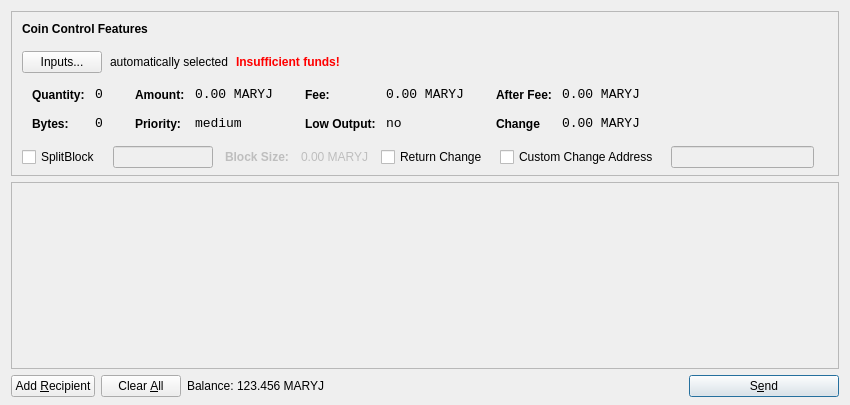
<?xml version="1.0" encoding="UTF-8"?>
<ui version="4.0">
 <class>SendCoinsDialog</class>
 <widget class="QDialog" name="SendCoinsDialog">
  <property name="geometry">
   <rect>
    <x>0</x>
    <y>0</y>
    <width>850</width>
    <height>405</height>
   </rect>
  </property>
  <property name="windowTitle">
   <string>Send Coins</string>
  </property>
  <layout class="QVBoxLayout" name="verticalLayout" stretch="0,1,0">
   <property name="bottomMargin">
    <number>8</number>
   </property>
   <item>
    <widget class="QFrame" name="frameCoinControl">
     <property name="sizePolicy">
      <sizepolicy hsizetype="Expanding" vsizetype="Expanding">
       <horstretch>0</horstretch>
       <verstretch>0</verstretch>
      </sizepolicy>
     </property>
     <property name="maximumSize">
      <size>
       <width>16777215</width>
       <height>16777215</height>
      </size>
     </property>
     <property name="frameShape">
      <enum>QFrame::StyledPanel</enum>
     </property>
     <property name="frameShadow">
      <enum>QFrame::Sunken</enum>
     </property>
     <layout class="QVBoxLayout" name="verticalLayoutCoinControl2">
      <property name="spacing">
       <number>-1</number>
      </property>
      <property name="leftMargin">
       <number>0</number>
      </property>
      <property name="topMargin">
       <number>0</number>
      </property>
      <property name="rightMargin">
       <number>0</number>
      </property>
      <property name="bottomMargin">
       <number>6</number>
      </property>
      <item>
       <layout class="QVBoxLayout" name="verticalLayoutCoinControl" stretch="0,0,0,0,1">
        <property name="spacing">
         <number>0</number>
        </property>
        <property name="leftMargin">
         <number>10</number>
        </property>
        <property name="topMargin">
         <number>10</number>
        </property>
        <item>
         <layout class="QHBoxLayout" name="horizontalLayoutCoinControl1">
          <property name="bottomMargin">
           <number>15</number>
          </property>
          <item>
           <widget class="QLabel" name="labelCoinControlFeatures">
            <property name="sizePolicy">
             <sizepolicy hsizetype="Preferred" vsizetype="Maximum">
              <horstretch>0</horstretch>
              <verstretch>0</verstretch>
             </sizepolicy>
            </property>
            <property name="font">
             <font>
              <weight>75</weight>
              <bold>true</bold>
             </font>
            </property>
            <property name="styleSheet">
             <string notr="true">font-weight:bold;</string>
            </property>
            <property name="text">
             <string>Coin Control Features</string>
            </property>
           </widget>
          </item>
         </layout>
        </item>
        <item>
         <layout class="QHBoxLayout" name="horizontalLayoutCoinControl2" stretch="0,0,0,0">
          <property name="spacing">
           <number>8</number>
          </property>
          <property name="bottomMargin">
           <number>10</number>
          </property>
          <item>
           <widget class="QPushButton" name="pushButtonCoinControl">
            <property name="styleSheet">
             <string notr="true"/>
            </property>
            <property name="text">
             <string>Inputs...</string>
            </property>
           </widget>
          </item>
          <item>
           <widget class="QLabel" name="labelCoinControlAutomaticallySelected">
            <property name="text">
             <string>automatically selected</string>
            </property>
            <property name="margin">
             <number>5</number>
            </property>
           </widget>
          </item>
          <item>
           <widget class="QLabel" name="labelCoinControlInsuffFunds">
            <property name="font">
             <font>
              <weight>75</weight>
              <bold>true</bold>
             </font>
            </property>
            <property name="styleSheet">
             <string notr="true">color:red;font-weight:bold;</string>
            </property>
            <property name="text">
             <string>Insufficient funds!</string>
            </property>
            <property name="margin">
             <number>5</number>
            </property>
           </widget>
          </item>
          <item>
           <spacer name="horizontalSpacerCoinControl">
            <property name="orientation">
             <enum>Qt::Horizontal</enum>
            </property>
            <property name="sizeHint" stdset="0">
             <size>
              <width>40</width>
              <height>1</height>
             </size>
            </property>
           </spacer>
          </item>
         </layout>
        </item>
        <item>
         <widget class="QWidget" name="widgetCoinControl" native="true">
          <property name="sizePolicy">
           <sizepolicy hsizetype="Preferred" vsizetype="Preferred">
            <horstretch>0</horstretch>
            <verstretch>0</verstretch>
           </sizepolicy>
          </property>
          <property name="minimumSize">
           <size>
            <width>0</width>
            <height>0</height>
           </size>
          </property>
          <property name="styleSheet">
           <string notr="true"/>
          </property>
          <layout class="QHBoxLayout" name="horizontalLayoutCoinControl5">
           <property name="margin">
            <number>0</number>
           </property>
           <item>
            <layout class="QHBoxLayout" name="horizontalLayoutCoinControl3" stretch="0,0,0,1">
             <property name="spacing">
              <number>20</number>
             </property>
             <property name="topMargin">
              <number>0</number>
             </property>
             <property name="bottomMargin">
              <number>10</number>
             </property>
             <item>
              <layout class="QFormLayout" name="formLayoutCoinControl1">
               <property name="horizontalSpacing">
                <number>10</number>
               </property>
               <property name="verticalSpacing">
                <number>14</number>
               </property>
               <property name="leftMargin">
                <number>10</number>
               </property>
               <property name="topMargin">
                <number>4</number>
               </property>
               <property name="rightMargin">
                <number>6</number>
               </property>
               <item row="0" column="0">
                <widget class="QLabel" name="labelCoinControlQuantityText">
                 <property name="styleSheet">
                  <string notr="true">font-weight:bold;</string>
                 </property>
                 <property name="text">
                  <string>Quantity:</string>
                 </property>
                 <property name="margin">
                  <number>0</number>
                 </property>
                </widget>
               </item>
               <item row="0" column="1">
                <widget class="QLabel" name="labelCoinControlQuantity">
                 <property name="font">
                  <font>
                   <family>Monospace</family>
                   <pointsize>10</pointsize>
                  </font>
                 </property>
                 <property name="cursor">
                  <cursorShape>IBeamCursor</cursorShape>
                 </property>
                 <property name="contextMenuPolicy">
                  <enum>Qt::ActionsContextMenu</enum>
                 </property>
                 <property name="text">
                  <string>0</string>
                 </property>
                 <property name="margin">
                  <number>0</number>
                 </property>
                 <property name="textInteractionFlags">
                  <set>Qt::LinksAccessibleByMouse|Qt::TextSelectableByKeyboard|Qt::TextSelectableByMouse</set>
                 </property>
                </widget>
               </item>
               <item row="1" column="0">
                <widget class="QLabel" name="labelCoinControlBytesText">
                 <property name="styleSheet">
                  <string notr="true">font-weight:bold;</string>
                 </property>
                 <property name="text">
                  <string>Bytes:</string>
                 </property>
                </widget>
               </item>
               <item row="1" column="1">
                <widget class="QLabel" name="labelCoinControlBytes">
                 <property name="font">
                  <font>
                   <family>Monospace</family>
                   <pointsize>10</pointsize>
                  </font>
                 </property>
                 <property name="cursor">
                  <cursorShape>IBeamCursor</cursorShape>
                 </property>
                 <property name="contextMenuPolicy">
                  <enum>Qt::ActionsContextMenu</enum>
                 </property>
                 <property name="text">
                  <string>0</string>
                 </property>
                 <property name="textInteractionFlags">
                  <set>Qt::LinksAccessibleByMouse|Qt::TextSelectableByKeyboard|Qt::TextSelectableByMouse</set>
                 </property>
                </widget>
               </item>
              </layout>
             </item>
             <item>
              <layout class="QFormLayout" name="formLayoutCoinControl2">
               <property name="horizontalSpacing">
                <number>10</number>
               </property>
               <property name="verticalSpacing">
                <number>14</number>
               </property>
               <property name="leftMargin">
                <number>6</number>
               </property>
               <property name="topMargin">
                <number>4</number>
               </property>
               <property name="rightMargin">
                <number>6</number>
               </property>
               <item row="0" column="0">
                <widget class="QLabel" name="labelCoinControlAmountText">
                 <property name="styleSheet">
                  <string notr="true">font-weight:bold;</string>
                 </property>
                 <property name="text">
                  <string>Amount:</string>
                 </property>
                 <property name="margin">
                  <number>0</number>
                 </property>
                </widget>
               </item>
               <item row="0" column="1">
                <widget class="QLabel" name="labelCoinControlAmount">
                 <property name="font">
                  <font>
                   <family>Monospace</family>
                   <pointsize>10</pointsize>
                  </font>
                 </property>
                 <property name="cursor">
                  <cursorShape>IBeamCursor</cursorShape>
                 </property>
                 <property name="contextMenuPolicy">
                  <enum>Qt::ActionsContextMenu</enum>
                 </property>
                 <property name="text">
                  <string>0.00 MARYJ</string>
                 </property>
                 <property name="textInteractionFlags">
                  <set>Qt::LinksAccessibleByMouse|Qt::TextSelectableByKeyboard|Qt::TextSelectableByMouse</set>
                 </property>
                </widget>
               </item>
               <item row="1" column="0">
                <widget class="QLabel" name="labelCoinControlPriorityText">
                 <property name="styleSheet">
                  <string notr="true">font-weight:bold;</string>
                 </property>
                 <property name="text">
                  <string>Priority:</string>
                 </property>
                </widget>
               </item>
               <item row="1" column="1">
                <widget class="QLabel" name="labelCoinControlPriority">
                 <property name="font">
                  <font>
                   <family>Monospace</family>
                   <pointsize>10</pointsize>
                  </font>
                 </property>
                 <property name="cursor">
                  <cursorShape>IBeamCursor</cursorShape>
                 </property>
                 <property name="contextMenuPolicy">
                  <enum>Qt::ActionsContextMenu</enum>
                 </property>
                 <property name="text">
                  <string>medium</string>
                 </property>
                 <property name="textInteractionFlags">
                  <set>Qt::LinksAccessibleByMouse|Qt::TextSelectableByKeyboard|Qt::TextSelectableByMouse</set>
                 </property>
                </widget>
               </item>
              </layout>
             </item>
             <item>
              <layout class="QFormLayout" name="formLayoutCoinControl3">
               <property name="horizontalSpacing">
                <number>10</number>
               </property>
               <property name="verticalSpacing">
                <number>14</number>
               </property>
               <property name="leftMargin">
                <number>6</number>
               </property>
               <property name="topMargin">
                <number>4</number>
               </property>
               <property name="rightMargin">
                <number>6</number>
               </property>
               <item row="0" column="0">
                <widget class="QLabel" name="labelCoinControlFeeText">
                 <property name="styleSheet">
                  <string notr="true">font-weight:bold;</string>
                 </property>
                 <property name="text">
                  <string>Fee:</string>
                 </property>
                 <property name="margin">
                  <number>0</number>
                 </property>
                </widget>
               </item>
               <item row="0" column="1">
                <widget class="QLabel" name="labelCoinControlFee">
                 <property name="font">
                  <font>
                   <family>Monospace</family>
                   <pointsize>10</pointsize>
                  </font>
                 </property>
                 <property name="cursor">
                  <cursorShape>IBeamCursor</cursorShape>
                 </property>
                 <property name="contextMenuPolicy">
                  <enum>Qt::ActionsContextMenu</enum>
                 </property>
                 <property name="text">
                  <string>0.00 MARYJ</string>
                 </property>
                 <property name="textInteractionFlags">
                  <set>Qt::LinksAccessibleByMouse|Qt::TextSelectableByKeyboard|Qt::TextSelectableByMouse</set>
                 </property>
                </widget>
               </item>
               <item row="1" column="0">
                <widget class="QLabel" name="labelCoinControlLowOutputText">
                 <property name="styleSheet">
                  <string notr="true">font-weight:bold;</string>
                 </property>
                 <property name="text">
                  <string>Low Output:</string>
                 </property>
                </widget>
               </item>
               <item row="1" column="1">
                <widget class="QLabel" name="labelCoinControlLowOutput">
                 <property name="font">
                  <font>
                   <family>Monospace</family>
                   <pointsize>10</pointsize>
                  </font>
                 </property>
                 <property name="cursor">
                  <cursorShape>IBeamCursor</cursorShape>
                 </property>
                 <property name="contextMenuPolicy">
                  <enum>Qt::ActionsContextMenu</enum>
                 </property>
                 <property name="text">
                  <string>no</string>
                 </property>
                 <property name="textInteractionFlags">
                  <set>Qt::LinksAccessibleByMouse|Qt::TextSelectableByKeyboard|Qt::TextSelectableByMouse</set>
                 </property>
                </widget>
               </item>
              </layout>
             </item>
             <item>
              <layout class="QFormLayout" name="formLayoutCoinControl4">
			  <property name="fieldGrowthPolicy">
			  <enum>QFormLayout::AllNonFixedFieldsGrow</enum>
				</property>
               <property name="horizontalSpacing">
                <number>10</number>
               </property>
               <property name="verticalSpacing">
                <number>14</number>
               </property>
               <property name="leftMargin">
                <number>6</number>
               </property>
               <property name="topMargin">
                <number>4</number>
               </property>
               <property name="rightMargin">
                <number>6</number>
               </property>
               <item row="0" column="0">
                <widget class="QLabel" name="labelCoinControlAfterFeeText">
                 <property name="styleSheet">
                  <string notr="true">font-weight:bold;</string>
                 </property>
                 <property name="text">
                  <string>After Fee:</string>
                 </property>
                 <property name="margin">
                  <number>0</number>
                 </property>
                </widget>
               </item>
               <item row="0" column="1">
                <widget class="QLabel" name="labelCoinControlAfterFee">
                 <property name="font">
                  <font>
                   <family>Monospace</family>
                   <pointsize>10</pointsize>
                  </font>
                 </property>
                 <property name="cursor">
                  <cursorShape>IBeamCursor</cursorShape>
                 </property>
                 <property name="contextMenuPolicy">
                  <enum>Qt::ActionsContextMenu</enum>
                 </property>
                 <property name="text">
                  <string>0.00 MARYJ</string>
                 </property>
                 <property name="textInteractionFlags">
                  <set>Qt::LinksAccessibleByMouse|Qt::TextSelectableByKeyboard|Qt::TextSelectableByMouse</set>
                 </property>
                </widget>
               </item>
               <item row="1" column="0">
                <widget class="QLabel" name="labelCoinControlChangeText">
                 <property name="styleSheet">
                  <string notr="true">font-weight:bold;</string>
                 </property>
                 <property name="text">
                  <string>Change</string>
                 </property>
                </widget>
               </item>
               <item row="1" column="1">
                <widget class="QLabel" name="labelCoinControlChange">
                 <property name="font">
                  <font>
                   <family>Monospace</family>
                   <pointsize>10</pointsize>
                  </font>
                 </property>
                 <property name="cursor">
                  <cursorShape>IBeamCursor</cursorShape>
                 </property>
                 <property name="contextMenuPolicy">
                  <enum>Qt::ActionsContextMenu</enum>
                 </property>
                 <property name="text">
                  <string>0.00 MARYJ</string>
                 </property>
                 <property name="textInteractionFlags">
                  <set>Qt::LinksAccessibleByMouse|Qt::TextSelectableByKeyboard|Qt::TextSelectableByMouse</set>
                 </property>
                </widget>
               </item>
              </layout>
             </item>
            </layout>
           </item>
          </layout>
         </widget>
        </item>
        
		<item>
         <layout class="QHBoxLayout" name="horizontalLayoutCoinControl4" stretch="0,0,0,0,0,0,0,0">
          <property name="spacing">
           <number>12</number>
          </property>
          <property name="sizeConstraint">
           <enum>QLayout::SetDefaultConstraint</enum>
          </property>
          <property name="topMargin">
           <number>5</number>
          </property>
          <property name="rightMargin">
           <number>5</number>
          </property>
          <item>
           <widget class="QCheckBox" name="splitBlockCheckBox">
            <property name="text">
             <string>SplitBlock</string>
            </property>
           </widget>
          </item>
          <item>
           <widget class="QLineEdit" name="splitBlockLineEdit">
            <property name="enabled">
             <bool>false</bool>
            </property>
            <property name="sizePolicy">
             <sizepolicy hsizetype="Fixed" vsizetype="Fixed">
              <horstretch>0</horstretch>
              <verstretch>0</verstretch>
             </sizepolicy>
            </property>
            <property name="maximumSize">
             <size>
              <width>100</width>
              <height>16777215</height>
             </size>
            </property>
           </widget>
          </item>
          <item>
           <widget class="QLabel" name="labelBlockSizeText">
            <property name="enabled">
             <bool>false</bool>
            </property>
            <property name="font">
             <font>
              <weight>75</weight>
              <bold>true</bold>
             </font>
            </property>
            <property name="text">
             <string>Block Size:</string>
            </property>
           </widget>
          </item>
          <item>
           <widget class="QLabel" name="labelBlockSize">
            <property name="enabled">
             <bool>false</bool>
            </property>
            <property name="text">
             <string>0.00 MARYJ</string>
            </property>
           </widget>
          </item>
          <item>
           <widget class="QCheckBox" name="returnChangeCheckBox">
            <property name="text">
             <string>Return Change</string>
            </property>
           </widget>
          </item>
          <item>
           <widget class="QCheckBox" name="checkBoxCoinControlChange">
            <property name="text">
             <string>Custom Change Address</string>
            </property>
           </widget>
          </item>
          <item>
           <widget class="QLineEdit" name="lineEditCoinControlChange">
            <property name="enabled">
             <bool>false</bool>
            </property>
            <property name="sizePolicy">
             <sizepolicy hsizetype="Expanding" vsizetype="Fixed">
              <horstretch>0</horstretch>
              <verstretch>0</verstretch>
             </sizepolicy>
            </property>
           </widget>
          </item>
          <item>
           <widget class="QLabel" name="labelCoinControlChangeLabel">
            <property name="sizePolicy">
             <sizepolicy hsizetype="Preferred" vsizetype="Expanding">
              <horstretch>0</horstretch>
              <verstretch>0</verstretch>
             </sizepolicy>
            </property>
            <property name="minimumSize">
             <size>
              <width>0</width>
              <height>0</height>
             </size>
            </property>
            <property name="text">
             <string/>
            </property>
            <property name="margin">
             <number>3</number>
            </property>
           </widget>
          </item>
         </layout>
        </item>
        <item>
         <spacer name="verticalSpacerCoinControl">
          <property name="orientation">
           <enum>Qt::Vertical</enum>
          </property>
          <property name="sizeHint" stdset="0">
           <size>
            <width>800</width>
            <height>1</height>
           </size>
          </property>
         </spacer>
        </item>
       </layout>
      </item>
     </layout>
    </widget>
   </item>
		
   <item>
    <widget class="QScrollArea" name="scrollArea">
     <property name="widgetResizable">
      <bool>true</bool>
     </property>
     <widget class="QWidget" name="scrollAreaWidgetContents">
      <property name="geometry">
       <rect>
        <x>0</x>
        <y>0</y>
        <width>830</width>
        <height>158</height>
       </rect>
      </property>
      <layout class="QVBoxLayout" name="verticalLayout_2">
       <property name="margin">
        <number>0</number>
       </property>
       <item>
        <layout class="QVBoxLayout" name="entries">
         <property name="spacing">
          <number>6</number>
         </property>
        </layout>
       </item>
       <item>
        <spacer name="verticalSpacer">
         <property name="orientation">
          <enum>Qt::Vertical</enum>
         </property>
         <property name="sizeHint" stdset="0">
          <size>
           <width>20</width>
           <height>40</height>
          </size>
         </property>
        </spacer>
       </item>
      </layout>
     </widget>
    </widget>
   </item>
   <item>
    <layout class="QHBoxLayout" name="horizontalLayout">
     <item>
      <widget class="QPushButton" name="addButton">
       <property name="toolTip">
        <string>Send to multiple recipients at once</string>
       </property>
       <property name="text">
        <string>Add &amp;Recipient</string>
       </property>
       <property name="icon">
        <iconset resource="../bitcoin.qrc">
         <normaloff>:/icons/add</normaloff>:/icons/add</iconset>
       </property>
       <property name="autoDefault">
        <bool>false</bool>
       </property>
      </widget>
     </item>
     <item>
      <widget class="QPushButton" name="clearButton">
       <property name="sizePolicy">
        <sizepolicy hsizetype="Minimum" vsizetype="Fixed">
         <horstretch>0</horstretch>
         <verstretch>0</verstretch>
        </sizepolicy>
       </property>
       <property name="toolTip">
        <string>Remove all transaction fields</string>
       </property>
       <property name="text">
        <string>Clear &amp;All</string>
       </property>
       <property name="icon">
        <iconset resource="../bitcoin.qrc">
         <normaloff>:/icons/remove</normaloff>:/icons/remove</iconset>
       </property>
       <property name="autoRepeatDelay">
        <number>300</number>
       </property>
       <property name="autoDefault">
        <bool>false</bool>
       </property>
      </widget>
     </item>
     <item>
      <layout class="QHBoxLayout" name="horizontalLayout_2">
       <property name="spacing">
        <number>3</number>
       </property>
       <item>
        <widget class="QLabel" name="label">
         <property name="sizePolicy">
          <sizepolicy hsizetype="Preferred" vsizetype="Fixed">
           <horstretch>0</horstretch>
           <verstretch>0</verstretch>
          </sizepolicy>
         </property>
         <property name="text">
          <string>Balance:</string>
         </property>
        </widget>
       </item>
       <item>
        <widget class="QLabel" name="labelBalance">
         <property name="sizePolicy">
          <sizepolicy hsizetype="Preferred" vsizetype="Fixed">
           <horstretch>0</horstretch>
           <verstretch>0</verstretch>
          </sizepolicy>
         </property>
         <property name="cursor">
          <cursorShape>IBeamCursor</cursorShape>
         </property>
         <property name="text">
          <string>123.456 MARYJ</string>
         </property>
         <property name="textInteractionFlags">
          <set>Qt::LinksAccessibleByMouse|Qt::TextSelectableByKeyboard|Qt::TextSelectableByMouse</set>
         </property>
        </widget>
       </item>
      </layout>
     </item>
     <item>
      <spacer name="horizontalSpacer">
       <property name="orientation">
        <enum>Qt::Horizontal</enum>
       </property>
       <property name="sizeHint" stdset="0">
        <size>
         <width>40</width>
         <height>20</height>
        </size>
       </property>
      </spacer>
     </item>
     <item>
      <widget class="QPushButton" name="sendButton">
       <property name="minimumSize">
        <size>
         <width>150</width>
         <height>0</height>
        </size>
       </property>
       <property name="toolTip">
        <string>Confirm the send action</string>
       </property>
       <property name="text">
        <string>S&amp;end</string>
       </property>
       <property name="icon">
        <iconset resource="../bitcoin.qrc">
         <normaloff>:/icons/send</normaloff>:/icons/send</iconset>
       </property>
       <property name="default">
        <bool>true</bool>
       </property>
      </widget>
     </item>
    </layout>
   </item>
  </layout>
 </widget>
 <resources>
  <include location="../bitcoin.qrc"/>
 </resources>
 <connections/>
</ui>
